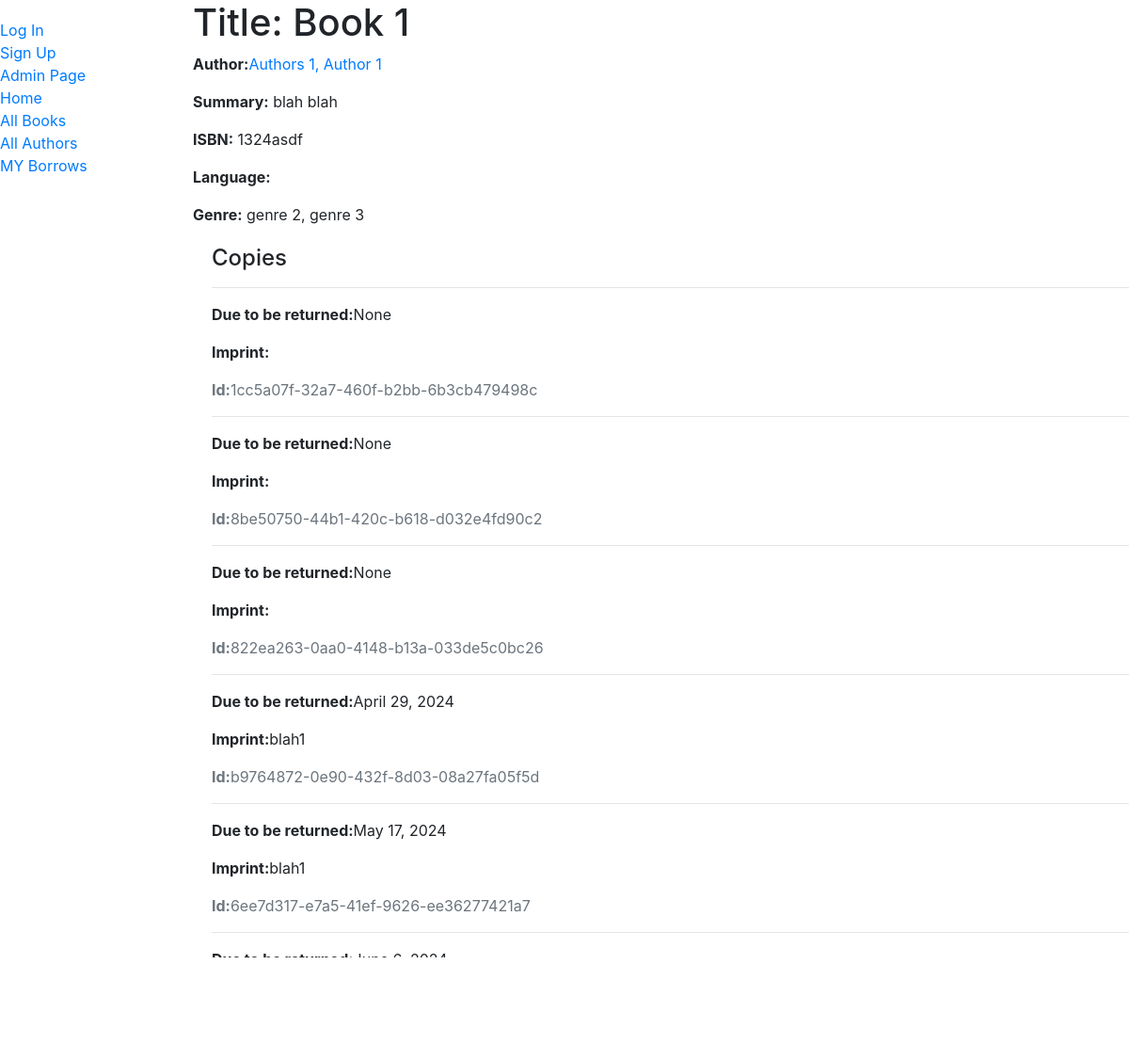
Screenshot of /books/1 with the database file from the repository.
### Lib/models.py (models this page shows, shortened)
class Book(models.Model):
    title = models.CharField(max_length=255)
    author = models.ForeignKey('Author', on_delete=models.SET_NULL, null=True)
    summary = models.TextField(max_length=1000,null=True, help_text='Enter a brief description of the book')
    isbn = models.CharField(max_length=13,null=True, help_text='13 Character <a href="https://www.isbn-international.org/content/what-isbn">ISBN number</a>')
    genre = models.ManyToManyField('Genre', help_text='Select a genre for this book')

class Author(models.Model):
    first_name = models.CharField(max_length=100)
    last_name = models.CharField(max_length=100)
    date_of_birth = models.DateField(null=True, blank=True)
    date_of_death = models.DateField('Died', null=True, blank=True)
    def __str__(self):
        return f'{self.last_name}, {self.first_name}'

class Genre(models.Model):
    name = models.CharField(max_length=255,help_text='Enter a book genre (e.g. Science Fiction)')
    def __str__(self):
        return self.name

class BookInstance(models.Model):
    id = models.UUIDField(primary_key=True, default=uuid.uuid4, help_text='Unique ID for this particular book across whole library')
    book = models.ForeignKey('Book', on_delete=models.SET_NULL, null=True)
    imprint = models.CharField(max_length=255)
    due_back = models.DateField(null=True, blank=True)
    borrower = models.ForeignKey(User, on_delete=models.SET_NULL, null=True, blank=True)
    LOAN_STATUS = (
        ('m', 'Maintenance'),
        ('o', 'On loan'),
        ('a', 'Available'),
        ('r', 'Reserved'),
    )
    status = models.CharField(max_length=1, choices=LOAN_STATUS, blank=True, default='m', help_text='Book availability')
    class Meta:
        ordering = ['due_back']

### Lib/views.py (the view)
# urls.py: path('books/<int:pk>',views.BookDetailView.as_view(), name='book_detail'),
class BookDetailView(generic.DetailView):
    model = models.Book
    template_name = 'lib/book_detail.html'

### Lib/templates/lib/book_detail.html
{% extends "lib/base_generic.html" %}
{% block content %}
    <h1>Title: {{ book.title }}</h1>
    <p><strong>Author:</strong><a href="">{{ book.author }}</a></p>
    <p><strong>Summary:</strong> {{ book.summary }}</p>
    <p><strong>ISBN:</strong> {{ book.isbn }}</p>
    <p><strong>Language:</strong> {{ book.language }}</p>
    <p><strong>Genre:</strong>{% for genre in book.genre.all %} {{ genre }}{% if not forloop.last %},{% endif%}{% endfor %} </p>
    <div style="margin-left:20px;margin-top: 20px">
        <h4>Copies</h4>
        {%for copy in book.bookinstance_set.all %}
        <hr>
        <p class="{% if copy.status == 'a' %}text-success{% elif copy.status == 'd' %}text-danger{% else %}text-warning{% endif %}">
        {% if copy.status != 'a' %}<p></p><strong>Due to be returned:</strong>{{ copy.due_back }}</p>{% endif %}
        <p><strong>Imprint:</strong>{{ copy.imprint }}</p>
        <p class="text-muted"><strong>Id:</strong>{{ copy.id }}</p>
        {% endfor%}
    </div>
{% endblock %}

### rows the page displays
Book: title "Book 1", author "Authors 1, Author 1", summary "blah blah", isbn "1324asdf"
Genre: name "genre 2"
Genre: name "genre 3"
BookInstance: due_back "None", id "1cc5a07f-32a7-460f-b2bb-6b3cb479498c"
BookInstance: due_back "None", id "8be50750-44b1-420c-b618-d032e4fd90c2"
BookInstance: due_back "None", id "822ea263-0aa0-4148-b13a-033de5c0bc26"
BookInstance: due_back "April 29, 2024", imprint "blah1", id "b9764872-0e90-432f-8d03-08a27fa05f5d"
BookInstance: due_back "May 17, 2024", imprint "blah1", id "6ee7d317-e7a5-41ef-9626-ee36277421a7"
BookInstance: due_back "June 6, 2024"
